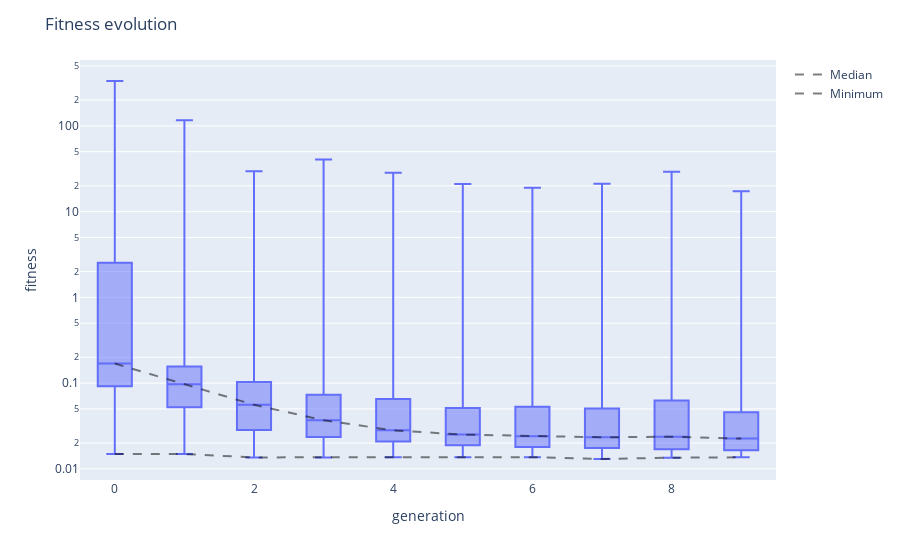

This figure's notebook cell:
### Code cell
viewer.fitness_evolution()

### Figure 1 — Plotly figure (JSON) as saved in the notebook; plotly's stock layout.template omitted (floating-point values rounded to 4 significant figures; data arrays with more than 128 entries replaced by an {"elided": "..."} marker saying what was removed)
{"data": [{"alignmentgroup": "True", "boxpoints": false, "hovertemplate": "generation=%{x}<br>fitness=%{y}<extra></extra>", "legendgroup": "", "marker": {"color": "#636efa"}, "name": "", "notched": false, "offsetgroup": "", "orientation": "v", "showlegend": false, "type": "box", "x": {"elided": "5000 int values"}, "x0": " ", "xaxis": "x", "y": {"elided": "5000 float values"}, "y0": " ", "yaxis": "y"}, {"line": {"color": "rgba(0,0,0,0.5)", "dash": "dash", "width": 2}, "mode": "lines", "name": "Median", "type": "scatter", "x": [0, 1, 2, 3, 4, 5, 6, 7, 8, 9], "y": [0.169, 0.09688, 0.05585, 0.03692, 0.02811, 0.02508, 0.02405, 0.02334, 0.02368, 0.02253]}, {"line": {"color": "rgba(0,0,0,0.5)", "dash": "dash", "width": 2}, "mode": "lines", "name": "Minimum", "type": "scatter", "x": [0, 1, 2, 3, 4, 5, 6, 7, 8, 9], "y": [0.01489, 0.01489, 0.0136, 0.0136, 0.01369, 0.01369, 0.01369, 0.01302, 0.01349, 0.01362]}], "layout": {"boxmode": "group", "legend": {"tracegroupgap": 0}, "margin": {"t": 60}, "title": {"text": "Fitness evolution"}, "xaxis": {"anchor": "y", "domain": [0, 1], "title": {"text": "generation"}}, "yaxis": {"anchor": "x", "domain": [0, 1], "title": {"text": "fitness"}, "type": "log"}}}
